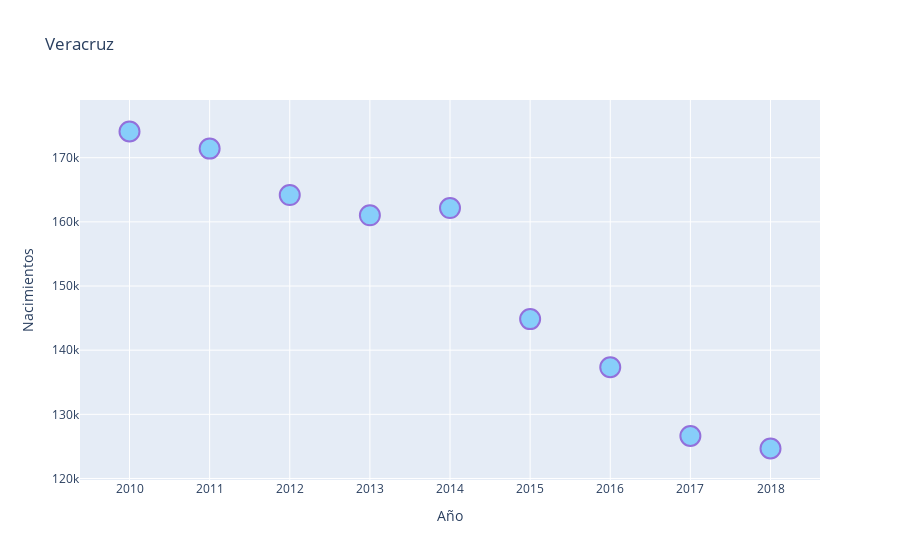

The notebook cell this image was saved under:
### Code cell
x = df_nacimientos_veracruz['Año']
y = df_nacimientos_veracruz['Total']

fig = go.Figure([go.Scatter(mode="markers", x=x, y=y, marker=marker_style)])

fig.update_layout(
    title="Veracruz",
    xaxis_title="Año",
    yaxis_title="Nacimientos",
)

fig.show()

### Figure 1 — Plotly figure (JSON) as saved in the notebook; plotly's stock layout.template omitted (floating-point values rounded to 4 significant figures)
{"data": [{"marker": {"color": "LightSkyBlue", "line": {"color": "MediumPurple", "width": 2}, "size": 20}, "mode": "markers", "x": [2010, 2011, 2012, 2013, 2014, 2015, 2016, 2017, 2018], "y": [174086, 171417, 164174, 161019, 162156, 144842, 137338, 126623, 124673], "type": "scatter"}], "layout": {"title": {"text": "Veracruz"}, "xaxis": {"title": {"text": "Año"}}, "yaxis": {"title": {"text": "Nacimientos"}}}}
